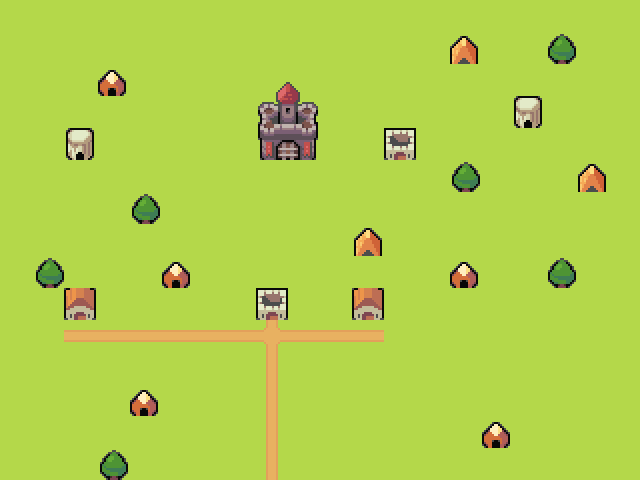

This is a level from a 2D game, rendered from its Tiled map with the project's own tilesets. A one-line summary and the complete map file follow:
An orthogonal 20x15 tile map with 32x32 px tiles, 3 tile layers (background, roads, buildings) and 1 object (player).

<map version="1.2" tiledversion="1.2.0" orientation="orthogonal" renderorder="right-down" width="20" height="15" tilewidth="32" tileheight="32" infinite="0" nextlayerid="5" nextobjectid="7">
 <tileset firstgid="1" source="../../map_tileset.tsx" />
 <layer id="1" name="background" width="20" height="15">
  <properties>
   <property name="tileset" value="map_tileset" />
  </properties>
  <data encoding="csv">
22,22,22,22,22,22,22,22,22,22,22,22,22,22,22,22,22,22,22,22,
22,22,22,22,22,22,22,22,22,22,22,22,22,22,22,22,22,22,22,22,
22,22,22,22,22,22,22,22,22,22,22,22,22,22,22,22,22,22,22,22,
22,22,22,22,22,22,22,22,22,22,22,22,22,22,22,22,22,22,22,22,
22,22,22,22,22,22,22,22,22,22,22,22,22,22,22,22,22,22,22,22,
22,22,22,22,22,22,22,22,22,22,22,22,22,22,22,22,22,22,22,22,
22,22,22,22,22,22,22,22,22,22,22,22,22,22,22,22,22,22,22,22,
22,22,22,22,22,22,22,22,22,22,22,22,22,22,22,22,22,22,22,22,
22,22,22,22,22,22,22,22,22,22,22,22,22,22,22,22,22,22,22,22,
22,22,22,22,22,22,22,22,22,22,22,22,22,22,22,22,22,22,22,22,
22,22,22,22,22,22,22,22,22,22,22,22,22,22,22,22,22,22,22,22,
22,22,22,22,22,22,22,22,22,22,22,22,22,22,22,22,22,22,22,22,
22,22,22,22,22,22,22,22,22,22,22,22,22,22,22,22,22,22,22,22,
22,22,22,22,22,22,22,22,22,22,22,22,22,22,22,22,22,22,22,22,
22,22,22,22,22,22,22,22,22,22,22,22,22,22,22,22,22,22,22,22
</data>
 </layer>
 <layer id="2" name="roads" width="20" height="15">
  <properties>
   <property name="tileset" value="map_tileset" />
  </properties>
  <data encoding="csv">
0,0,0,0,0,0,0,0,0,0,0,0,0,0,0,0,0,0,0,0,
0,0,0,0,0,0,0,0,0,0,0,0,0,0,0,0,0,0,0,0,
0,0,0,0,0,0,0,0,0,0,0,0,0,0,0,0,0,0,0,0,
0,0,0,0,0,0,0,0,0,0,0,0,0,0,0,0,0,0,0,0,
0,0,0,0,0,0,0,0,0,0,0,0,0,0,0,0,0,0,0,0,
0,0,0,0,0,0,0,0,0,0,0,0,0,0,0,0,0,0,0,0,
0,0,0,0,0,0,0,0,0,0,0,0,0,0,0,0,0,0,0,0,
0,0,0,0,0,0,0,0,0,0,0,0,0,0,0,0,0,0,0,0,
0,0,0,0,0,0,0,0,0,0,0,0,0,0,0,0,0,0,0,0,
0,0,0,0,0,0,0,0,0,0,0,0,0,0,0,0,0,0,0,0,
0,0,62,62,62,62,62,62,102,62,62,62,0,0,0,0,0,0,0,0,
0,0,0,0,0,0,0,0,82,0,0,0,0,0,0,0,0,0,0,0,
0,0,0,0,0,0,0,0,82,0,0,0,0,0,0,0,0,0,0,0,
0,0,0,0,0,0,0,0,82,0,0,0,0,0,0,0,0,0,0,0,
0,0,0,0,0,0,0,0,82,0,0,0,0,0,0,0,0,0,0,0
</data>
 </layer>
 <layer id="3" name="buildings" width="20" height="15">
  <properties>
   <property name="collision" type="bool" value="true" />
   <property name="tileset" value="map_tileset" />
  </properties>
  <data encoding="csv">
0,0,0,0,0,0,0,0,0,0,0,0,0,0,0,0,0,0,0,0,
0,0,0,0,0,0,0,0,0,0,0,0,0,0,89,0,0,114,0,0,
0,0,0,110,0,0,0,0,64,65,0,0,0,0,0,0,0,0,0,0,
0,0,0,0,0,0,0,0,84,85,0,0,0,0,0,0,108,0,0,0,
0,0,108,0,0,0,0,0,104,105,0,0,128,0,0,0,0,0,0,0,
0,0,0,0,0,0,0,0,0,0,0,0,0,0,114,0,0,0,89,0,
0,0,0,0,114,0,0,0,0,0,0,0,0,0,0,0,0,0,0,0,
0,0,0,0,0,0,0,0,0,0,0,89,0,0,0,0,0,0,0,0,
0,114,0,0,0,110,0,0,0,0,0,0,0,0,110,0,0,114,0,0,
0,0,129,0,0,0,0,0,128,0,0,129,0,0,0,0,0,0,0,0,
0,0,0,0,0,0,0,0,0,0,0,0,0,0,0,0,0,0,0,0,
0,0,0,0,0,0,0,0,0,0,0,0,0,0,0,0,0,0,0,0,
0,0,0,0,110,0,0,0,0,0,0,0,0,0,0,0,0,0,0,0,
0,0,0,0,0,0,0,0,0,0,0,0,0,0,0,110,0,0,0,0,
0,0,0,114,0,0,0,0,0,0,0,0,0,0,0,0,0,0,0,0
</data>
 </layer>
 <objectgroup id="4" name="objects">
  <object id="4" name="player" type="player" x="192" y="352" width="32" height="32">
   <properties>
    <property name="group" value="players" />
    <property name="texture" value="player_spritesheet" />
   </properties>
  </object>
 </objectgroup>
</map>
